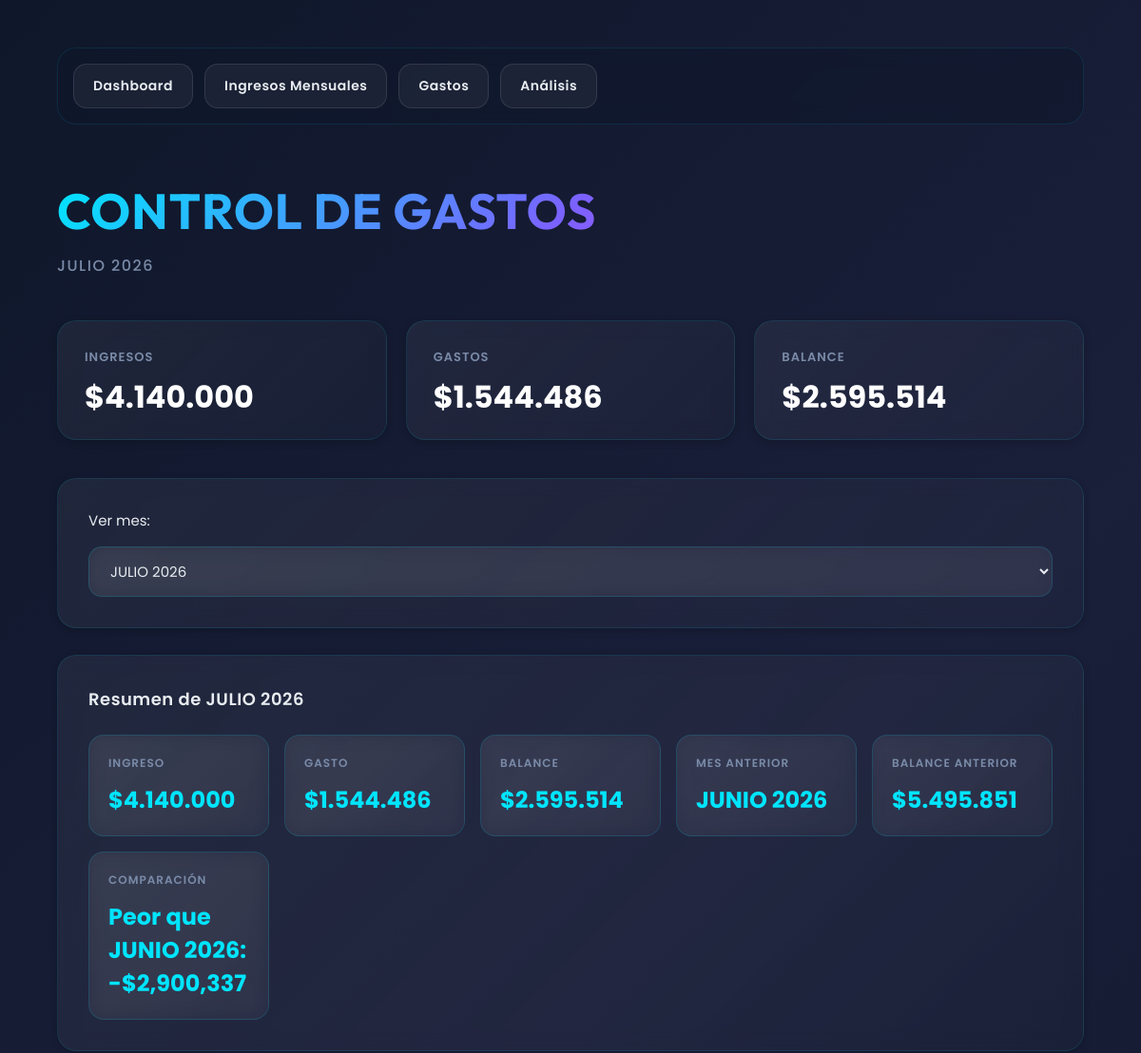
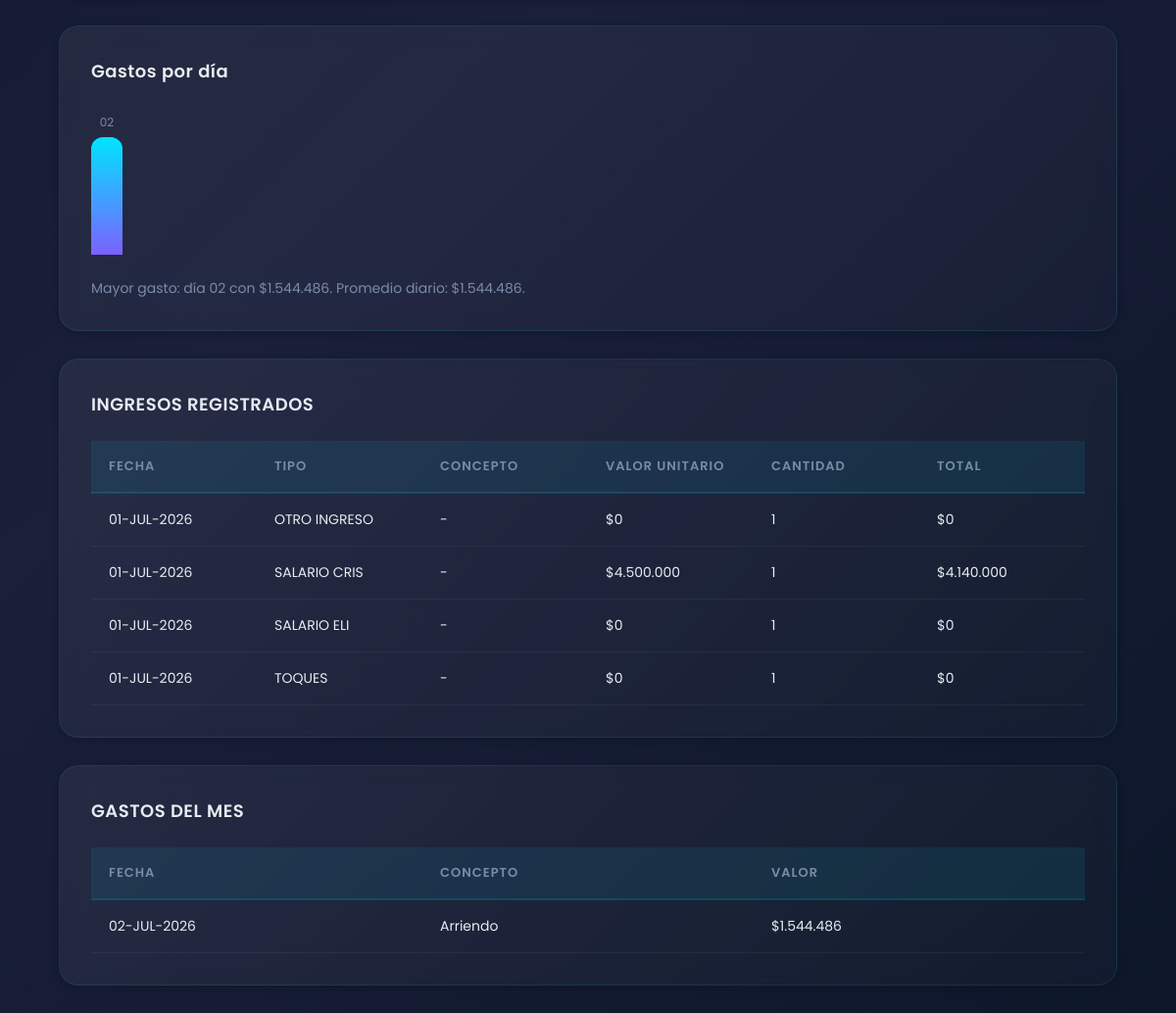
Before: / with the older database file (2 pictures, top to bottom).
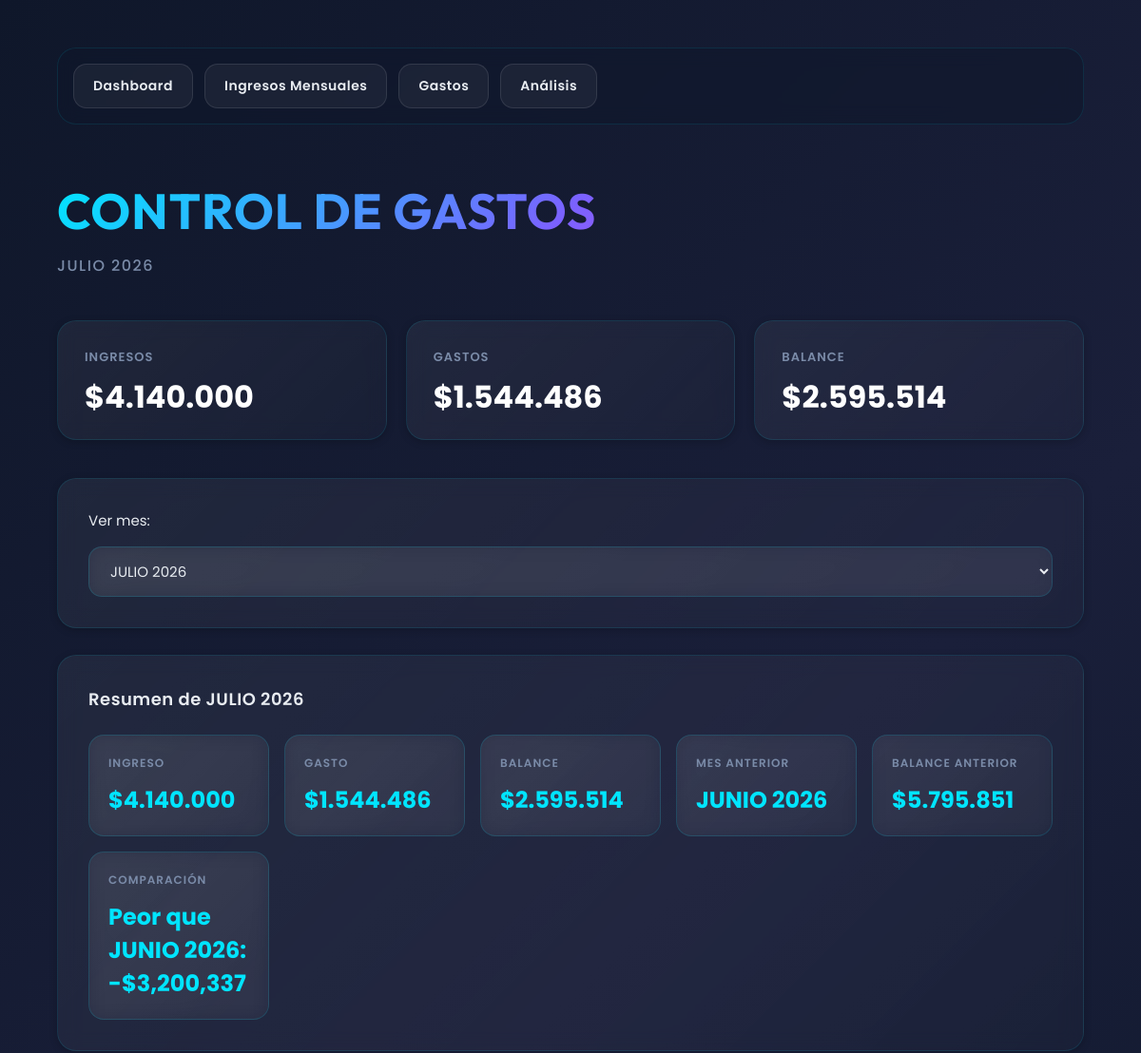
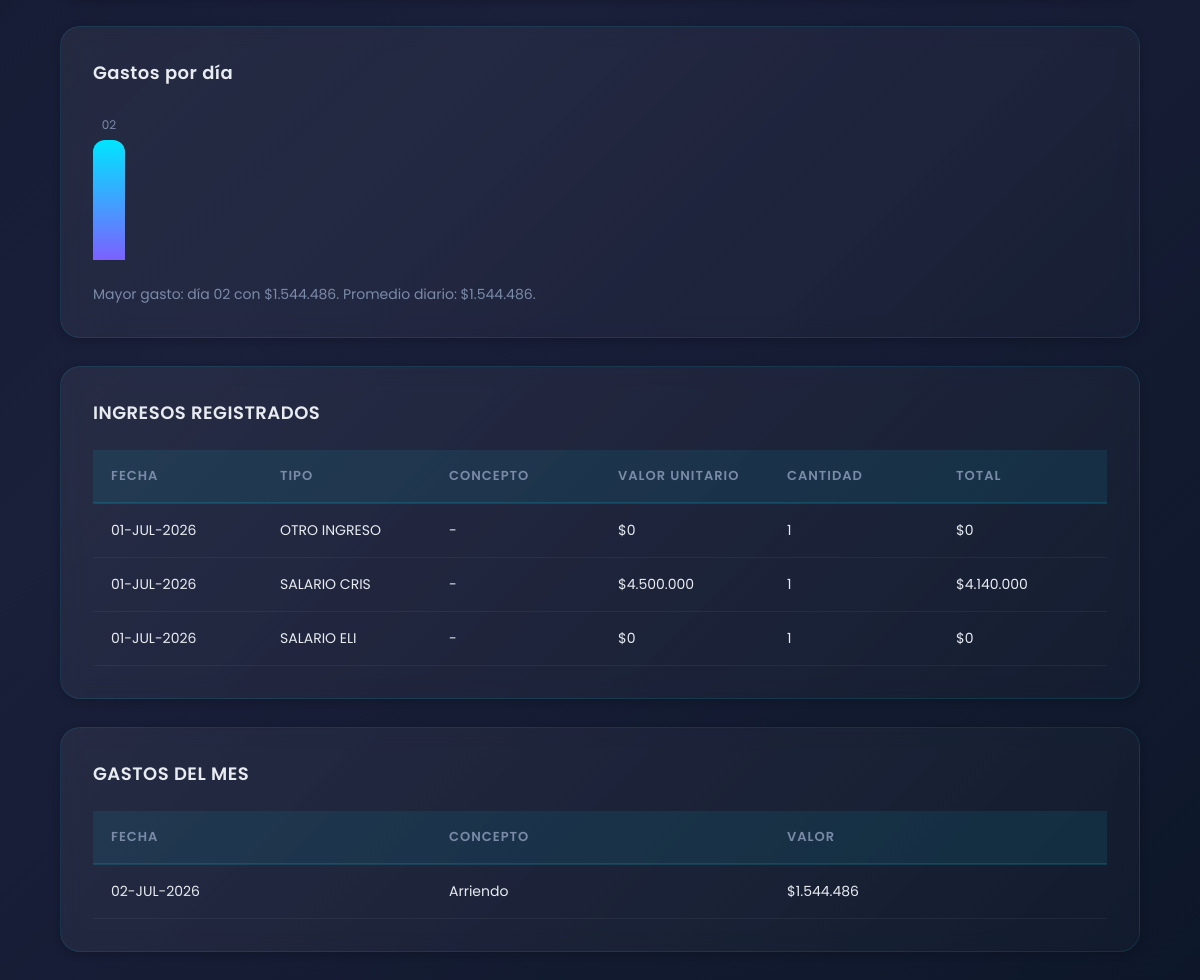
After: the same page with the newer database file (2 pictures, top to bottom).
### tables this page shows
CREATE TABLE ingresos (

        id INTEGER PRIMARY KEY AUTOINCREMENT,

        tipo_ingreso_id INTEGER,

        concepto_otro TEXT,

        valor_unitario REAL,

        cantidad INTEGER,

        total REAL,

        fecha TEXT, mes TEXT,

        FOREIGN KEY(tipo_ingreso_id)
        REFERENCES tipos_ingreso(id)
    );

CREATE TABLE tipos_ingreso (

        id INTEGER PRIMARY KEY AUTOINCREMENT,

        nombre TEXT UNIQUE NOT NULL,

        aplica_deduccion INTEGER NOT NULL,

        tipo_calculo TEXT NOT NULL,

        valor_unitario REAL DEFAULT 0
    );

CREATE TABLE gastos (

        id INTEGER PRIMARY KEY AUTOINCREMENT,

        concepto TEXT NOT NULL,

        valor REAL NOT NULL,

        fecha TEXT NOT NULL,

        mes TEXT NOT NULL
    );

### app.py (the view)
@app.route("/")
def index():
    conn = get_connection()
    cur = conn.cursor()
    requested_mes = request.args.get("mes")
    default_mes = format_mes_label(datetime.now())
    mes_actual = requested_mes or default_mes
    formatted_months = build_available_meses(cur, default_mes)
    if not parse_mes_label(mes_actual):
        mes_actual = default_mes
    mes_anterior = get_previous_month_label(mes_actual)
    gastos = cur.execute("""
        SELECT *
        FROM gastos
        WHERE mes = ?
        ORDER BY fecha DESC
    """, (mes_actual,)).fetchall()
    ingresos = cur.execute("""
        SELECT
            ingresos.*,
            tipos_ingreso.nombre AS tipo_nombre,
            tipos_ingreso.tipo_calculo
        FROM ingresos
        INNER JOIN tipos_ingreso
        ON ingresos.tipo_ingreso_id = tipos_ingreso.id
        WHERE ingresos.mes = ?
        ORDER BY fecha DESC
    """, (mes_actual,)).fetchall()
    total_gastos = sum(g["valor"] for g in gastos)
    total_ingresos = sum(i["total"] for i in ingresos)
    balance = total_ingresos - total_gastos
    prev_totals = cur.execute("""
        SELECT
            SUM(total) AS ingresos,
            (SELECT SUM(valor) FROM gastos WHERE mes = ?) AS gastos
        FROM ingresos
        WHERE mes = ?
    """, (mes_anterior, mes_anterior)).fetchone()
    prev_ingresos = prev_totals["ingresos"] or 0
    prev_gastos = prev_totals["gastos"] or 0
    prev_balance = prev_ingresos - prev_gastos
    balance_diff = balance - prev_balance
    if mes_anterior:
        if balance_diff > 0:
            comparacion_text = f"Mejor que {mes_anterior}: +${balance_diff:,.0f}"
        elif balance_diff < 0:
            comparacion_text = f"Peor que {mes_anterior}: -${abs(balance_diff):,.0f}"
        else:
            comparacion_text = f"Igual al mes anterior {mes_anterior}."
    else:
        comparacion_text = "No hay comparación con mes anterior disponible."
    gastos_por_dia_rows = cur.execute("""
        SELECT fecha, SUM(valor) AS total
        FROM gastos
        WHERE mes = ?
        GROUP BY fecha
        ORDER BY fecha ASC
    """, (mes_actual,)).fetchall()
    gastos_por_dia = []
    max_total = max((row["total"] for row in gastos_por_dia_rows), default=0)
    for row in gastos_por_dia_rows:
        fecha_obj = datetime.strptime(row["fecha"], "%Y-%m-%d")
        day_label = fecha_obj.strftime("%d")
        altura = int((row["total"] / max_total) * 120) if max_total > 0 else 10
        gastos_por_dia.append({
            "day": day_label,
            "total": row["total"],
            "height": altura
        })
    mayor_dia_gasto = None
    if gastos_por_dia:
        mayor_dia_gasto = max(gastos_por_dia, key=lambda item: item["total"])
    dias_con_gasto = len(gastos_por_dia)
    gasto_promedio = total_gastos / dias_con_gasto if dias_con_gasto else 0
    tipos_ingreso = cur.execute("SELECT * FROM tipos_ingreso ORDER BY nombre").fetchall()
    conn.close()
    return render_template(
        "index.html",
        gastos=gastos,
        ingresos=ingresos,
        tipos_ingreso=tipos_ingreso,
        mes_actual=mes_actual,
        available_meses=formatted_months,
        total_gastos=total_gastos,
        total_ingresos=total_ingresos,
        balance=balance,
        mes_anterior=mes_anterior,
        prev_ingresos=prev_ingresos,
        prev_gastos=prev_gastos,
        prev_balance=prev_balance,
        comparacion_text=comparacion_text,
        gastos_por_dia=gastos_por_dia,
        mayor_dia_gasto=mayor_dia_gasto,
        gasto_promedio=gasto_promedio
    )

### app.py (called while the page is built)
def get_connection():
    conn = sqlite3.connect(DB)
    conn.row_factory = sqlite3.Row
    return conn

def parse_mes_label(mes_label):
    if not mes_label:
        return None
    parts = mes_label.strip().upper().split()
    if len(parts) != 2:
        return None
    name, year = parts
    month = SPANISH_MONTHS.get(name) or ENGLISH_MONTHS.get(name)
    if not month:
        return None
    try:
        return datetime(int(year), month, 1)
    except ValueError:
        return None

def format_mes_label(date_obj):
    return f"{MONTH_NAMES[date_obj.month]} {date_obj.year}"

def format_fecha_corta(date_obj):
    return f"{str(date_obj.day).zfill(2)}-{MONTH_ABBR[date_obj.month].upper()}-{date_obj.year}"

def format_pesos_colombianos(valor):
    return f"${valor:,.0f}".replace(",", ".")

def get_previous_month_label(mes_label):
    current = parse_mes_label(mes_label)
    if not current:
        return None
    prev = (current.replace(day=1) - timedelta(days=1)).replace(day=1)
    return format_mes_label(prev)

def build_available_meses(cur, default_mes, extra_mes=None):
    available_meses = set()
    for row in cur.execute("SELECT mes FROM gastos").fetchall():
        if row["mes"]:
            available_meses.add(row["mes"].strip())
    for row in cur.execute("SELECT mes FROM ingresos").fetchall():
        if row["mes"]:
            available_meses.add(row["mes"].strip())
    available_meses.add(default_mes)
    if extra_mes:
        available_meses.add(extra_mes)
    return sorted(
        [m for m in available_meses if parse_mes_label(m)],
        key=lambda m: parse_mes_label(m),
        reverse=True
    )

def format_fecha_filtro(value):
    if not value:
        return ''
    try:
        fecha_obj = datetime.strptime(value, "%Y-%m-%d")
        return format_fecha_corta(fecha_obj)
    except:
        return value

### templates/index.html (shortened to what this page needs)
<!DOCTYPE html>
<html lang="es">
<head>
    <link rel="stylesheet" href="{{ url_for('static', filename='style.css') }}">
</head>
<body>
<div class="container">
    <div class="topbar">
        <a href="/">Dashboard</a>
        <a href="/ingresos_mensuales">Ingresos Mensuales</a>
        <a href="/gastos">Gastos</a>
        <a href="/analisis">Análisis</a>
    </div>
    <h1>CONTROL DE GASTOS</h1>
    <h2>{{ mes_actual }}</h2>
    <div class="cards">
        <div class="card">
            <h3>INGRESOS</h3>
            <p>{{ total_ingresos|pesos }}</p>
        </div>
        <div class="card">
            <h3>GASTOS</h3>
            <p>{{ total_gastos|pesos }}</p>
        </div>
        <div class="card">
            <h3>BALANCE</h3>
            <p>{{ balance|pesos }}</p>
        </div>
    </div>
    <div class="box">
        <form method="GET" action="/">
            <label class="month-filter">
                <span>Ver mes:</span>
                <select name="mes" onchange="this.form.submit()">
                    {% for mes in available_meses %}
                    <option value="{{ mes }}" {% if mes == mes_actual %}selected{% endif %}>
                        {{ mes }}
                    </option>
                    {% endfor %}
                </select>
            </label>
        </form>
    </div>
    <div class="box">
        <h3>Resumen de {{ mes_actual }}</h3>
        <div class="stats-grid">
            <div class="stat-card">
                <strong>Ingreso</strong>
                <p>{{ total_ingresos|pesos }}</p>
            </div>
            <div class="stat-card">
                <strong>Gasto</strong>
                <p>{{ total_gastos|pesos }}</p>
            </div>
            <div class="stat-card">
                <strong>Balance</strong>
                <p>{{ balance|pesos }}</p>
            </div>
            <div class="stat-card">
                <strong>Mes anterior</strong>
                <p>{{ mes_anterior or 'N/A' }}</p>
            </div>
            <div class="stat-card">
                <strong>Balance anterior</strong>
                <p>{{ prev_balance|pesos }}</p>
            </div>
            <div class="stat-card">
                <strong>Comparación</strong>
                <p>{{ comparacion_text }}</p>
            </div>
        </div>
    </div>
    <div class="box">
        <h3>Gastos por día</h3>
        {% if gastos_por_dia %}
        <div class="chart-wrapper">
            {% for punto in gastos_por_dia %}
            <div class="chart-bar" style="height: {{ punto.height }}px;" title="Día {{ punto.day }}: {{ punto.total|pesos }}">
                <span>{{ punto.day }}</span>
            </div>
            {% endfor %}
        </div>
        <p class="chart-summary">
            Mayor gasto: día {{ mayor_dia_gasto.day }} con {{ mayor_dia_gasto.total|pesos }}.
            Promedio diario: {{ gasto_promedio|pesos }}.
        </p>
        {% else %}
        <p>No hay gastos registrados para este mes.</p>
        {% endif %}
    </div>
    <div class="box">
        <h3>INGRESOS REGISTRADOS</h3>
        <table class="table-6col">
            <thead>
                <tr>
                    <th>Fecha</th>
                    <th>Tipo</th>
                    <th>Concepto</th>
                    <th>Valor Unitario</th>
                    <th>Cantidad</th>
                    <th>Total</th>
                </tr>
            </thead>
            <tbody>
                {% for ingreso in ingresos %}
                <tr>
                    <td>{{ ingreso.fecha|fecha_corta }}</td>
                    <td>{{ ingreso.tipo_nombre }}</td>
                    <td>
                        {% if ingreso.concepto_otro %}
                            {{ ingreso.concepto_otro }}
                        {% else %}
                            -
                        {% endif %}
                    </td>
                    <td>{{ ingreso.valor_unitario|pesos }}</td>
                    <td>{{ ingreso.cantidad }}</td>
                    <td>{{ ingreso.total|pesos }}</td>
                </tr>
                {% endfor %}
            </tbody>
        </table>
    </div>
    <div class="box">
        <h3>GASTOS DEL MES</h3>
        <table class="table-3col">
            <thead>
                <tr>
                    <th>Fecha</th>
                    <th>Concepto</th>
                    <th>Valor</th>
                </tr>
            </thead>
            <tbody>
                {% for gasto in gastos %}
                <tr>
                    <td>{{ gasto.fecha|fecha_corta }}</td>
                    <td>{{ gasto.concepto }}</td>
                    <td>{{ gasto.valor|pesos }}</td>
                </tr>
                {% endfor %}
            </tbody>
        </table>
    </div>
</div>
</body>
</html>

Changed rows visible on the page:
removed ingresos: fecha|fecha_corta "01-JUL-2026", tipo_nombre "TOQUES", valor_unitario|pesos "$0", cantidad "1", total|pesos "$0"
Other visible differences:
{{ prev_balance|pesos }}: "$5.495.851" → "$5.795.851"
{{ comparacion_text }}: "Peor que JUNIO 2026: -$2,900,337" → "Peor que JUNIO 2026: -$3,200,337"
